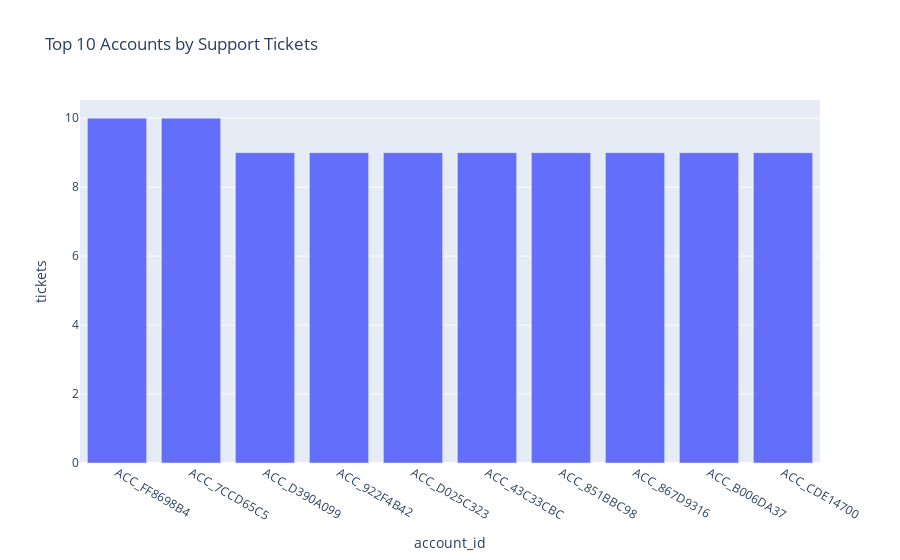

Source (notebook cell):
### Code cell
#Top Problem Accounts (account-level risk)
top_accounts = (
    support_tickets["account_id"]
    .value_counts()
    .head(10)
    .reset_index()
)

top_accounts.columns = ["account_id", "tickets"]

fig = px.bar(
    top_accounts,
    x="account_id",
    y="tickets",
    title="Top 10 Accounts by Support Tickets"
)

fig.show()

### Figure 1 — Plotly figure (JSON) as saved in the notebook; plotly's stock layout.template omitted (floating-point values rounded to 4 significant figures)
{"data": [{"hovertemplate": "account_id=%{x}<br>tickets=%{y}<extra></extra>", "legendgroup": "", "marker": {"color": "#636efa", "pattern": {"shape": ""}}, "name": "", "orientation": "v", "showlegend": false, "textposition": "auto", "type": "bar", "x": ["ACC_FF8698B4", "ACC_7CCD65C5", "ACC_D390A099", "ACC_922F4B42", "ACC_D025C323", "ACC_43C33CBC", "ACC_851BBC98", "ACC_867D9316", "ACC_B006DA37", "ACC_CDE14700"], "xaxis": "x", "y": [10, 10, 9, 9, 9, 9, 9, 9, 9, 9], "yaxis": "y"}], "layout": {"barmode": "relative", "legend": {"tracegroupgap": 0}, "title": {"text": "Top 10 Accounts by Support Tickets"}, "xaxis": {"anchor": "y", "domain": [0, 1], "title": {"text": "account_id"}}, "yaxis": {"anchor": "x", "domain": [0, 1], "title": {"text": "tickets"}}}}
